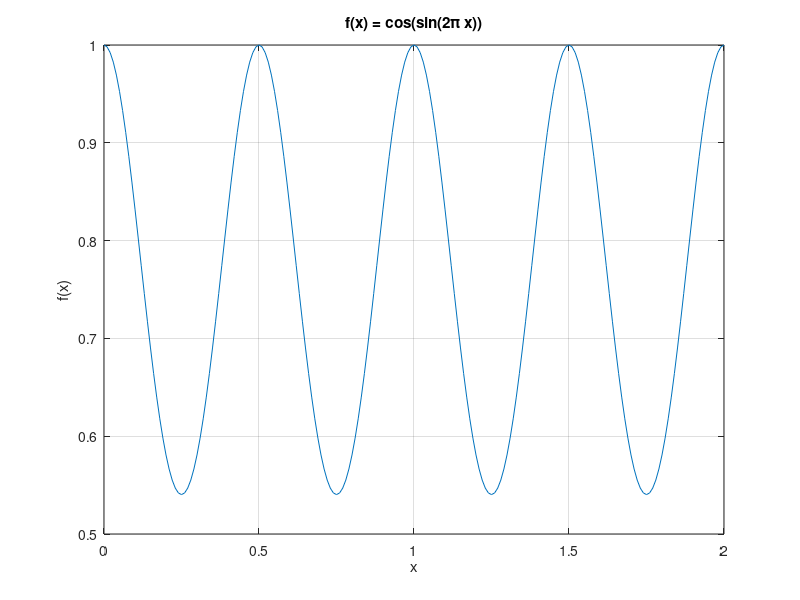
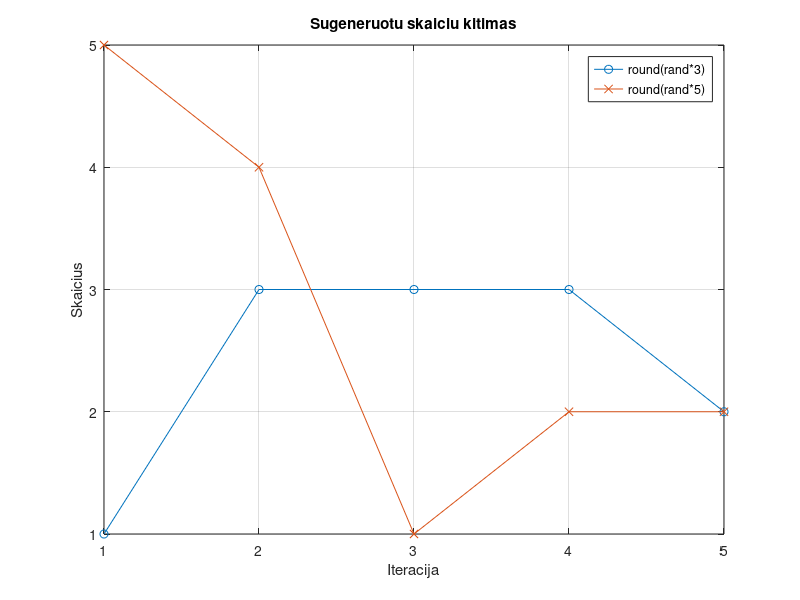

Write the MATLAB code that produced these figures, in order.
x = 0:0.01:2;

signalas.f = cos(sin(2*pi*x));
signalas.x = x;
signalas.pavadinimas = 'f(x) = cos(sin(2\pi x))'

figure
plot(signalas.x, signalas.f)
title(signalas.pavadinimas)
xlabel('x')
ylabel('f(x)')
grid on

while true
    m = input('Iveskite m: ');
    n = input('Iveskite n: ');

    if m == n
        break
    end

    didesnis = max(m, n);
    mazesnis = min(m, n);

    if mazesnis <= 0
        disp('Mazesnis skaicius turi buti teigiamas')
    else
        while didesnis - mazesnis > 0
            didesnis = didesnis - mazesnis;
        end
        disp('Maziausia teigiama reiksme:')
        disp(didesnis)
    end
end

pirmieji_skaiciai = [];
antrieji_skaiciai = [];

while true
    pirmas = round(rand*3);
    antras = round(rand*5);

    pirmieji_skaiciai(end+1) = pirmas;
    antrieji_skaiciai(end+1) = antras;

    if pirmas == antras
        break
    end
end

iteracijos = 1:length(pirmieji_skaiciai);

figure
plot(iteracijos, pirmieji_skaiciai, 'o-', iteracijos, antrieji_skaiciai, 'x-')
title('Sugeneruotu skaiciu kitimas')
xlabel('Iteracija')
ylabel('Skaicius')
legend('round(rand*3)', 'round(rand*5)')
grid on
